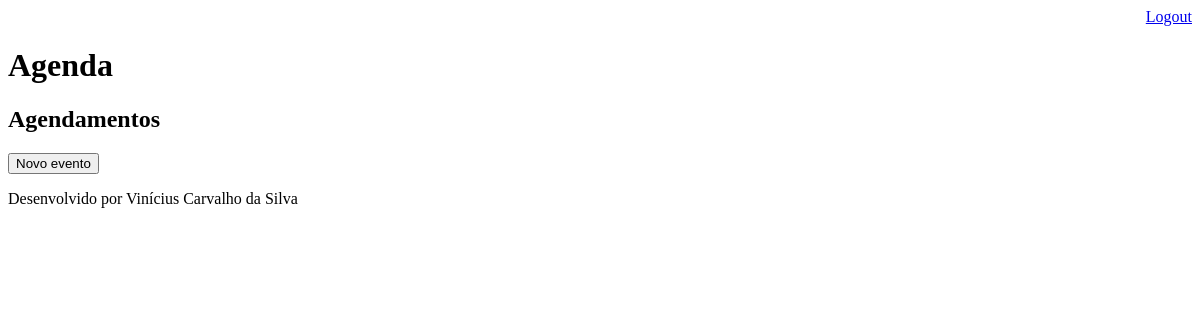
Page /agenda/ (signed in) on the earlier database version.
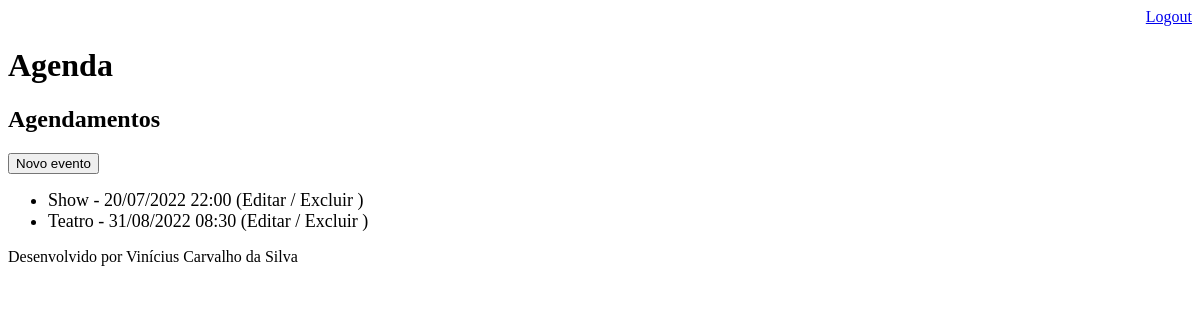
Same page on the later database version.
### core/models.py (models this page shows, shortened)
class Evento(models.Model):
    titulo = models.CharField(max_length=100)
    descricao = models.TextField(blank=True, null=True)
    data_evento = models.DateTimeField(verbose_name = "Data do Evento")
    data_criacao = models.DateTimeField(auto_now=True)
    local = models.TextField(blank=True, null=True)
    usuario = models.ForeignKey(User, on_delete=models.CASCADE)
    class Meta:
        db_table = "evento"
    def get_data_evento(self):
        return self.data_evento.strftime('%d/%m/%Y %H:%M')
    def get_evento_atrasado(self):
        if self.data_evento < datetime.now():
            return True
        else:
            return False
    def one_hour_to_start(self):
        hora_data = datetime.now() + timedelta(hours=1)
        if self.data_evento < hora_data:
            return True
        else:
            return False

### core/views.py (the view)
# urls.py: path('agenda/', views.lista_eventos),
@login_required(login_url='/login/')
def lista_eventos(request):
    user = request.user
    data_atual = datetime.now() - timedelta(hours=1)
    evento = Evento.objects.filter(usuario = user,
                                    data_evento__gt = data_atual
                                    )
    dados = {'eventos': evento}
    return render(request, 'agenda.html', dados)

### templates/agenda.html
{% extends "model-page.html" %}
{% block content %}
    <h2>Agendamentos</h2>
    <a href="evento/">
        <button type="button">Novo evento</button>
    </a>
    <ul>
        {% for evento in eventos %}
            <li style="font-size: 18px">
                {% if evento.get_evento_atrasado  %}
                <div style=  "color: red;">
                {% elif evento.one_hour_to_start  %}
                <div style=  "color: yellow;">
                {% else %}
                <div>
                {%endif%}
                {{evento.titulo}} - {{evento.get_data_evento}}
                (<a style="text-decoration: none ; color: #000;" href="evento/?id={{evento.id}}">Editar</a> /
                <a style="text-decoration: none ; color: #000;" href="evento/delete/{{evento.id}}">Excluir</a>  )
                </div>
            </li>
        {% endfor %}
    </ul>
{% endblock %}

### templates/model-page.html
<!DOCTYPE html>
<html lang="en">
<head>
  {% include "model-header.html" %}
</head>
<body>
    {% block content %} {% endblock %}
    {% include "model-footer.html" %}
</body>
</html>

### templates/model-header.html (shortened to what this page needs)
<head>
    <div align="right">
        <a href="/logout">Logout</a>
    </div>
    <h1>Agenda</h1>
</head>

### templates/model-footer.html
<p>Desenvolvido por Vinícius Carvalho da Silva</p>

Differences in the rows shown:
added Evento: titulo "Show", get_data_evento "20/07/2022 22:00"
added Evento: titulo "Teatro", get_data_evento "31/08/2022 08:30"
